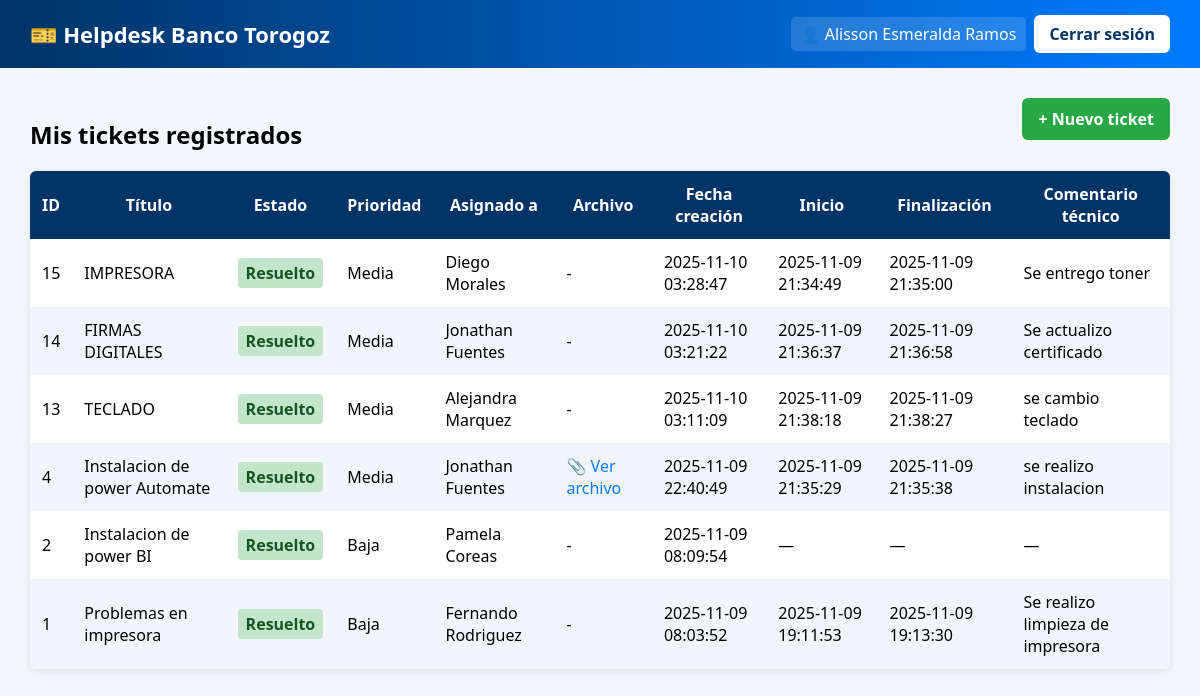
/tickets (signed in), run on the app's committed database.
### tables this page shows
CREATE TABLE usuarios (
            id INTEGER PRIMARY KEY AUTOINCREMENT,
            nombre TEXT NOT NULL,
            correo TEXT NOT NULL UNIQUE,
            contrasena TEXT NOT NULL
        , rol TEXT);

CREATE TABLE tickets (
            id INTEGER PRIMARY KEY AUTOINCREMENT,
            titulo TEXT NOT NULL,
            descripcion TEXT NOT NULL,
            prioridad TEXT NOT NULL,
            estado TEXT DEFAULT 'Abierto',
            asignado_a TEXT,
            usuario_id INTEGER,
            fecha TIMESTAMP DEFAULT CURRENT_TIMESTAMP, archivo TEXT, fecha_cierre TEXT, fecha_inicio TEXT, fecha_finalizacion TEXT, descripcion_tecnico TEXT,
            FOREIGN KEY (usuario_id) REFERENCES usuarios(id)
        );

### tickets_modulo.py (the view)
@tickets_bp.route("/tickets")
def lista_tickets():
    if "usuario_id" not in session:
        return redirect(url_for("auth.login"))
    if session.get("rol") == "tecnico":
        return redirect(url_for("tickets_bp.tickets_tecnico"))
    conn = get_db()
    cur = conn.cursor()
    cur.execute("""
        SELECT
            t.id,
            t.titulo,
            t.descripcion,
            t.estado,
            t.prioridad,
            t.asignado_a,
            t.fecha,
            t.archivo,
            t.fecha_inicio,
            t.fecha_finalizacion,
            t.descripcion_tecnico,
            u.nombre AS reportado_por
        FROM tickets t
        JOIN usuarios u ON t.usuario_id = u.id
        WHERE u.id = ?
        ORDER BY t.fecha DESC
    """, (session["usuario_id"],))
    tickets = cur.fetchall()
    conn.close()
    return render_template("tickets.html", tickets=tickets)

### db.py (called while the page is built)
def get_db():
    conn = sqlite3.connect(DATABASE)
    conn.row_factory = sqlite3.Row
    return conn

### templates/tickets.html (shortened to what this page needs)
<!DOCTYPE html>
<html lang="es">
<head>
</head>
<body>
    <header>
        <h1>🎫 Helpdesk Banco Torogoz</h1>
        <div class="usuario">
            <span>👤 {{ session['nombre'] }}</span>
            <a href="{{ url_for('auth.logout') }}">Cerrar sesión</a>
        </div>
    </header>
    <main>
        <a href="{{ url_for('tickets_bp.nuevo_ticket') }}" class="btn-nuevo">+ Nuevo ticket</a>
        <h2>Mis tickets registrados</h2>
        {% if tickets %}
        <table>
            <thead>
                <tr>
                    <th>ID</th>
                    <th>Título</th>
                    <th>Estado</th>
                    <th>Prioridad</th>
                    <th>Asignado a</th>
                    <th>Archivo</th>
                    <th>Fecha creación</th>
                    <th>Inicio</th>
                    <th>Finalización</th>
                    <th>Comentario técnico</th>
                </tr>
            </thead>
            <tbody>
                {% for t in tickets %}
                <tr>
                    <td class="text-center">{{ t.id }}</td>
                    <td>{{ t.titulo }}</td>
                    <td class="estado">
                        <span class="{% if t.estado == 'En proceso' %}en-proceso{% elif t.estado == 'Resuelto' %}resuelto{% elif t.estado == 'Cancelado' %}cancelado{% elif t.estado == 'Cerrado por ausencia' %}cerrado{% else %}abierto{% endif %}">
                            {{ t.estado }}
                        </span>
                    </td>
                    <td>{{ t.prioridad }}</td>
                    <td>{{ t.asignado_a or 'Sin asignar' }}</td>
                    <td class="text-center">
                        {% if t.archivo %}
                            <a href="{{ url_for('static', filename=t.archivo.split('static/')[1]) }}" target="_blank" class="archivo-link">📎 Ver archivo</a>
                        {% else %}
                            -
                        {% endif %}
                    </td>
                    <td class="text-center">{{ t.fecha or '—' }}</td>
                    <td class="text-center">{{ t.fecha_inicio or '—' }}</td>
                    <td class="text-center">{{ t.fecha_finalizacion or '—' }}</td>
                    <td>{{ t.descripcion_tecnico or '—' }}</td>
                </tr>
                {% endfor %}
            </tbody>
        </table>
        {% else %}
        <div class="sin-tickets">
            No tienes tickets registrados aún.
        </div>
        {% endif %}
    </main>
</body>
</html>

### templates/tickets.html (style rules this page uses)
body { font-family: 'Segoe UI', sans-serif; background: #f4f7fb; margin: 0; padding: 0; }
header { background: linear-gradient(90deg, #003366, #007bff); color: white; padding: 15px 30px; display: flex; justify-content: space-between; align-items: center; }
header h1 { margin: 0; font-size: 22px; display: flex; align-items: center; gap: 8px; }
.usuario { display: flex; align-items: center; gap: 8px; font-weight: 500; }
.usuario span { background: rgba(255, 255, 255, 0.15); padding: 6px 10px; border-radius: 5px; }
header a { background: white; color: #003366; text-decoration: none; padding: 8px 15px; border-radius: 6px; font-weight: bold; }
main { padding: 30px; }
.btn-nuevo { background: #28a745; color: white; padding: 10px 16px; border-radius: 6px; text-decoration: none; font-weight: bold; float: right; margin-bottom: 15px; }
table { width: 100%; border-collapse: collapse; background: white; box-shadow: 0px 2px 8px rgba(0, 0, 0, 0.1); border-radius: 6px; overflow: hidden; }
th, td { padding: 12px; text-align: left; }
th { background: #003366; color: white; text-align: center; }
tr:nth-child(even) { background: #f2f6fa; }
.archivo-link { color: #007bff; text-decoration: none; font-weight: 500; }
.estado { text-align: center; font-weight: bold; }
.estado span { border-radius: 4px; padding: 4px 8px; }
.resuelto { background-color: #c3e6cb; color: #155724; }

### data on the page
usuarios: nombre "Alisson Esmeralda Ramos"
tickets: id "15", titulo "IMPRESORA", estado "Resuelto", prioridad "Media", asignado_a "Diego Morales", fecha "2025-11-10 03:28:47", fecha_inicio "2025-11-09 21:34:49", fecha_finalizacion "2025-11-09 21:35:00", descripcion_tecnico "Se entrego toner"
tickets: id "14", titulo "FIRMAS DIGITALES", estado "Resuelto", prioridad "Media", asignado_a "Jonathan Fuentes", fecha "2025-11-10 03:21:22", fecha_inicio "2025-11-09 21:36:37", fecha_finalizacion "2025-11-09 21:36:58", descripcion_tecnico "Se actualizo certificado"
tickets: id "13", titulo "TECLADO", estado "Resuelto", prioridad "Media", asignado_a "Alejandra Marquez", fecha "2025-11-10 03:11:09", fecha_inicio "2025-11-09 21:38:18", fecha_finalizacion "2025-11-09 21:38:27", descripcion_tecnico "se cambio teclado"
tickets: id "4", titulo "Instalacion de power Automate", estado "Resuelto", prioridad "Media", asignado_a "Jonathan Fuentes", fecha "2025-11-09 22:40:49", fecha_inicio "2025-11-09 21:35:29", fecha_finalizacion "2025-11-09 21:35:38", descripcion_tecnico "se realizo instalacion"
tickets: id "2", titulo "Instalacion de power BI", estado "Resuelto", prioridad "Baja", asignado_a "Pamela Coreas", fecha "2025-11-09 08:09:54", fecha_inicio "—", fecha_finalizacion "—", descripcion_tecnico "—"
tickets: id "1", titulo "Problemas en impresora", estado "Resuelto", prioridad "Baja", asignado_a "Fernando Rodriguez", fecha "2025-11-09 08:03:52", fecha_inicio "2025-11-09 19:11:53", fecha_finalizacion "2025-11-09 19:13:30", descripcion_tecnico "Se realizo limpieza de impresora"
